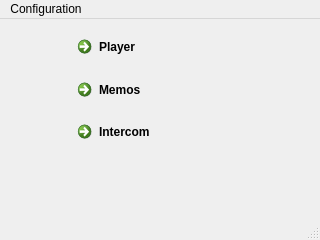
<?xml version="1.0" encoding="UTF-8"?>
<ui version="4.0">
 <class>MainWindow</class>
 <widget class="QMainWindow" name="MainWindow">
  <property name="geometry">
   <rect>
    <x>0</x>
    <y>0</y>
    <width>320</width>
    <height>240</height>
   </rect>
  </property>
  <property name="windowTitle">
   <string>Nap Time Systems</string>
  </property>
  <widget class="QWidget" name="centralwidget">
   <widget class="QWidget" name="">
    <property name="geometry">
     <rect>
      <x>70</x>
      <y>10</y>
      <width>170</width>
      <height>122</height>
     </rect>
    </property>
    <layout class="QGridLayout" name="gridLayout">
     <item row="0" column="0">
      <widget class="QCommandLinkButton" name="btnPlayer">
       <property name="text">
        <string>Player</string>
       </property>
      </widget>
     </item>
     <item row="1" column="0">
      <widget class="QCommandLinkButton" name="btnMemos">
       <property name="text">
        <string>Memos</string>
       </property>
      </widget>
     </item>
     <item row="2" column="0">
      <widget class="QCommandLinkButton" name="btnIntercom">
       <property name="text">
        <string>Intercom</string>
       </property>
      </widget>
     </item>
    </layout>
   </widget>
  </widget>
  <widget class="QMenuBar" name="menubar">
   <property name="geometry">
    <rect>
     <x>0</x>
     <y>0</y>
     <width>320</width>
     <height>35</height>
    </rect>
   </property>
   <widget class="QMenu" name="menuConfigure">
    <property name="title">
     <string>Configuration</string>
    </property>
    <addaction name="actionConfigure"/>
    <addaction name="actionNfs"/>
    <addaction name="actionNapListener"/>
    <addaction name="actionClose"/>
   </widget>
   <addaction name="menuConfigure"/>
  </widget>
  <widget class="QStatusBar" name="statusbar"/>
  <action name="actionConfigure">
   <property name="text">
    <string>Configure</string>
   </property>
  </action>
  <action name="actionNfs">
   <property name="text">
    <string>Remount /mnt/remote nfs share</string>
   </property>
  </action>
  <action name="actionNapListener">
   <property name="text">
    <string>Restart naplistener</string>
   </property>
  </action>
  <action name="actionClose">
   <property name="text">
    <string>Close</string>
   </property>
  </action>
 </widget>
 <resources/>
 <connections>
  <connection>
   <sender>actionConfig</sender>
   <signal>triggered()</signal>
   <receiver>DialogConfig</receiver>
   <slot>open()</slot>
   <sender>actionClose</sender>
   <signal>triggered()</signal>
   <receiver>MainWindow</receiver>
   <slot>close()</slot>
   <hints>
    <hint type="sourcelabel">
     <x>-1</x>
     <y>-1</y>
    </hint>
    <hint type="destinationlabel">
     <x>159</x>
     <y>119</y>
    </hint>
   </hints>
  </connection>
 </connections>
</ui>
